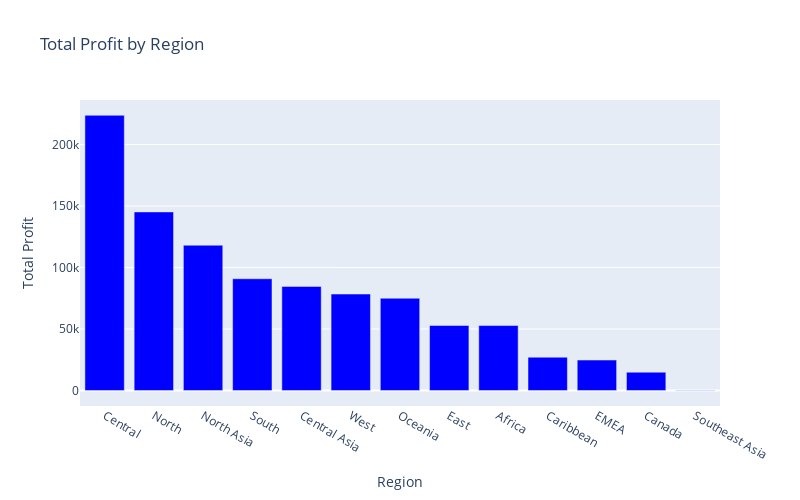

This figure's notebook cell:
### Code cell
# Aggregate profit data by region and sort by Profit
region_profit = df.groupby("Region")["Profit"].sum().reset_index().sort_values("Profit", ascending=False)

# Create bar chart for profit by region
fig = go.Figure(data=[go.Bar(x=region_profit["Region"], y=region_profit["Profit"], 
                             marker=dict(color="blue"))])

# Update layout
fig.update_layout(title="Total Profit by Region", xaxis_title="Region", yaxis_title="Total Profit",
                  height=500, width=800)

# Show figure
fig.show()

### Figure 1 — Plotly figure (JSON) as saved in the notebook; plotly's stock layout.template omitted (floating-point values rounded to 4 significant figures)
{"data": [{"marker": {"color": "blue"}, "type": "bar", "x": ["Central", "North", "North Asia", "South", "Central Asia", "West", "Oceania", "East", "Africa", "Caribbean", "EMEA", "Canada", "Southeast Asia"], "y": [223800.0, 145200.0, 118100.0, 90880.0, 84650.0, 78430.0, 75000.0, 52850.0, 52820.0, 27070.0, 24750.0, 14880.0, -181.7]}], "layout": {"height": 500, "title": {"text": "Total Profit by Region"}, "width": 800, "xaxis": {"title": {"text": "Region"}}, "yaxis": {"title": {"text": "Total Profit"}}}}
